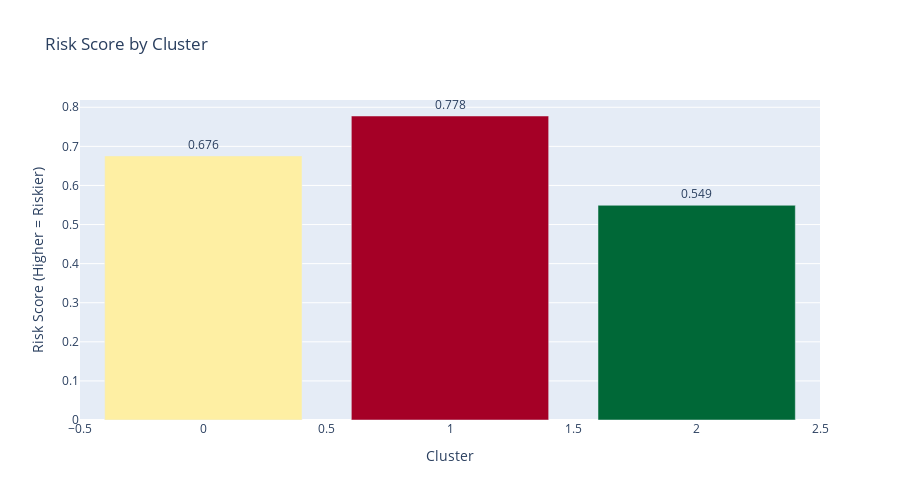

Write notebook code for a chart like this one.
### Code cell
# ============================================================================
# SECTION 7: HIGH-RISK CLUSTER IDENTIFICATION
# ============================================================================
print("\n" + "="*80)
print("⚠️ SECTION 7: HIGH-RISK CLUSTER IDENTIFICATION")
print("="*80)

print("\n📝 RISK ASSESSMENT METHODOLOGY:")
print("-" * 60)
print("• Primary Factor: Recency (50% weight)")
print("   - Higher recency = Higher risk")
print("• Secondary Factor: Frequency (30% weight)")
print("   - Lower frequency = Higher risk")
print("• Tertiary Factor: Monetary (20% weight)")
print("   - Lower monetary = Higher risk")
print("• Basel II Alignment: Conservative approach")

print("\n🔍 CALCULATING RISK SCORES FOR EACH CLUSTER...")

# Calculate risk scores for each cluster
risk_scores = {}
for cluster_id in sorted(rfm['cluster'].unique()):
    cluster_data = rfm[rfm['cluster'] == cluster_id]
    
    # Normalize metrics (0-1 scale)
    recency_norm = cluster_data['recency_days'].mean() / rfm['recency_days'].max()
    frequency_norm = 1 - (cluster_data['transaction_frequency'].mean() / rfm['transaction_frequency'].max())
    monetary_norm = 1 - (cluster_data['total_monetary_value'].mean() / rfm['total_monetary_value'].max())
    
    # Weighted risk score
    weighted_risk = (recency_norm * 0.5) + (frequency_norm * 0.3) + (monetary_norm * 0.2)
    
    risk_scores[cluster_id] = {
        'risk_score': weighted_risk,
        'customers': len(cluster_data),
        'recency_days': cluster_data['recency_days'].mean(),
        'frequency': cluster_data['transaction_frequency'].mean(),
        'monetary': cluster_data['total_monetary_value'].mean()
    }
    
    print(f"\nCluster {cluster_id}:")
    print(f"  • Risk Score: {weighted_risk:.3f}")
    print(f"  • Customers: {len(cluster_data):,}")
    print(f"  • Avg Recency: {cluster_data['recency_days'].mean():.1f} days")
    print(f"  • Avg Frequency: {cluster_data['transaction_frequency'].mean():.1f}")
    print(f"  • Avg Monetary: ${cluster_data['total_monetary_value'].mean():,.0f}")

# Identify high-risk cluster
high_risk_cluster = max(risk_scores.items(), key=lambda x: x[1]['risk_score'])[0]

print(f"\n" + "="*60)
print(f"🎯 HIGH-RISK CLUSTER IDENTIFIED: CLUSTER {high_risk_cluster}")
print("="*60)
print(f"• Risk Score: {risk_scores[high_risk_cluster]['risk_score']:.3f}")
print(f"• Customers: {risk_scores[high_risk_cluster]['customers']:,}")
print(f"• Avg Recency: {risk_scores[high_risk_cluster]['recency_days']:.1f} days")
print(f"• Business Interpretation: Least engaged customer segment")

# Visualize risk scores
print("\n🔄 Creating risk score visualization...")

risk_df = pd.DataFrame({
    'Cluster': list(risk_scores.keys()),
    'Risk_Score': [s['risk_score'] for s in risk_scores.values()],
    'Customers': [s['customers'] for s in risk_scores.values()],
    'Recency': [s['recency_days'] for s in risk_scores.values()]
})

fig6 = px.bar(
    risk_df, 
    x='Cluster', 
    y='Risk_Score',
    color='Risk_Score',
    color_continuous_scale='RdYlGn_r',  # Red (high risk) to Green (low risk)
    title='Risk Score by Cluster',
    labels={'Risk_Score': 'Risk Score', 'Cluster': 'Cluster'},
    text='Risk_Score'
)

fig6.update_traces(texttemplate='%{text:.3f}', textposition='outside')
fig6.update_layout(
    yaxis_title='Risk Score (Higher = Riskier)',
    coloraxis_showscale=False,
    height=500
)

fig6.show()

print("✅ High-risk cluster identification complete")

### Figure 1 — Plotly figure (JSON) as saved in the notebook; plotly's stock layout.template omitted (floating-point values rounded to 4 significant figures)
{"data": [{"hovertemplate": "Cluster=%{x}<br>Risk Score=%{marker.color}<extra></extra>", "legendgroup": "", "marker": {"color": [0.6756, 0.7777, 0.5493], "coloraxis": "coloraxis", "pattern": {"shape": ""}}, "name": "", "orientation": "v", "showlegend": false, "text": [0.6756, 0.7777, 0.5493], "textposition": "outside", "texttemplate": "%{text:.3f}", "type": "bar", "x": [0, 1, 2], "xaxis": "x", "y": [0.6756, 0.7777, 0.5493], "yaxis": "y"}], "layout": {"barmode": "relative", "coloraxis": {"colorbar": {"title": {"text": "Risk Score"}}, "colorscale": [[0, "rgb(0,104,55)"], [0.1, "rgb(26,152,80)"], [0.2, "rgb(102,189,99)"], [0.3, "rgb(166,217,106)"], [0.4, "rgb(217,239,139)"], [0.5, "rgb(255,255,191)"], [0.6, "rgb(254,224,139)"], [0.7, "rgb(253,174,97)"], [0.8, "rgb(244,109,67)"], [0.9, "rgb(215,48,39)"], [1, "rgb(165,0,38)"]], "showscale": false}, "height": 500, "legend": {"tracegroupgap": 0}, "title": {"text": "Risk Score by Cluster"}, "xaxis": {"anchor": "y", "domain": [0, 1], "title": {"text": "Cluster"}}, "yaxis": {"anchor": "x", "domain": [0, 1], "title": {"text": "Risk Score (Higher = Riskier)"}}}}
